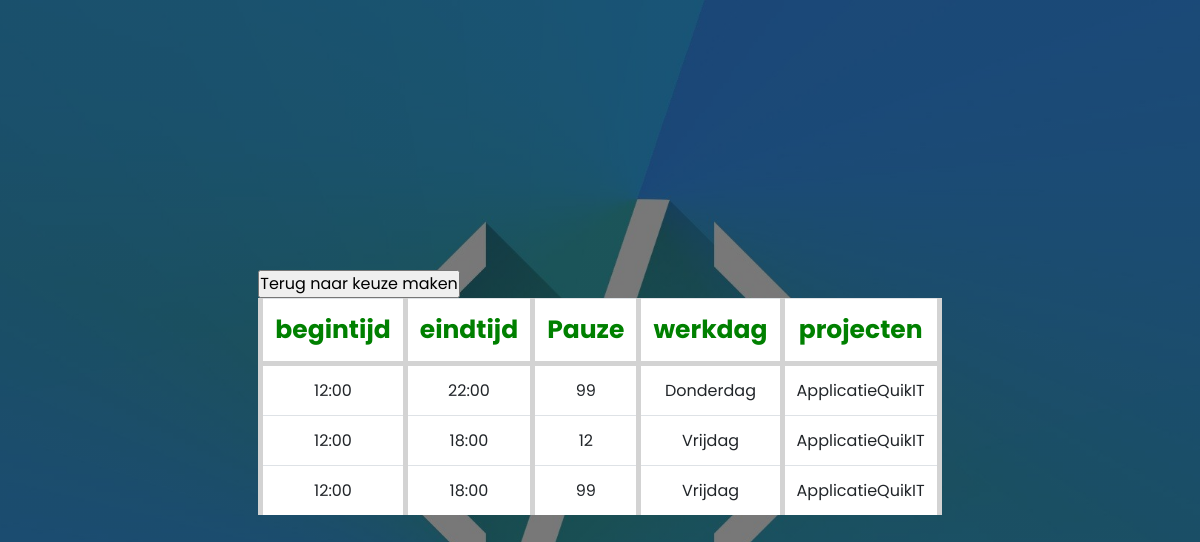
Page /QuikITurenapplicatie/ureninvullen.php on the committed database.
### tables this page shows
CREATE TABLE `uren` (
  `uren_id` int(255) NOT NULL,
  `begintijd` varchar(50) NOT NULL,
  `eindtijd` varchar(50) NOT NULL,
  `pauze` varchar(50) NOT NULL,
  `werkdag` varchar(50) NOT NULL,
  `projecten` varchar(50) NOT NULL
);

### QuikITurenapplicatie/ureninvullen.php (the view, shortened to what this page needs)
<html>
  <head>
    <link rel="stylesheet" href="https://maxcdn.bootstrapcdn.com/bootstrap/4.0.0/css/bootstrap.min.css">
    <link rel="stylesheet" href="overzicht.css">
    </head>
  <body>
  <div class="cont">
    <table class="table">
       <tr>
         <th>begintijd</th>
         <th>eindtijd</th>
         <th>Pauze</th>
         <th>werkdag</th>
         <th>projecten</th>
       </tr>
<?php
        $conn = mysqli_connect("localhost", "root", "", "quikitdatabase");
        $sql = "SELECT * FROM uren";
        $result = mysqli_query($conn, $sql);
        if ($result->num_rows > 0) {
          while ($row = mysqli_fetch_array($result)) {
              echo "<tr class=\"schema\">";
              echo "<td class=\"input\">" . $row['begintijd'] . "</td>";
              echo "<td class=\"input\">" . $row['eindtijd'] . "</td>";
              echo "<td class=\"input\">" . $row['pauze'] . "</td>";
              echo "<td class=\"input\">". $row['werkdag']."</td>";
              echo "<td class=\"input\">" . $row['projecten'] . "</td>";
              echo "</tr>";
            }
        }
        else {
            echo "Geen resultaten";
        }
    ?>
<link rel="stylesheet" type="text/css" href="style.css">
<a href="welcome.php">
     <input type="button" value="Terug naar keuze maken" class="btn2">
     </a>

### QuikITurenapplicatie/overzicht.css (style rules this page uses)
.table { border-style: none; }
th { background-color: white; white-space: pre-wrap; font-size: 25px; color: green; border-left:5px solid #D3D3D3; border-right:5px solid #D3D3D3; border-bottom:5px solid #D3D3D3; }
td { border-left:5px solid #D3D3D3; border-right:5px solid #D3D3D3; }
tr { text-align: center; font-family: 'Segoe UI', Tahoma, Geneva, Verdana, sans-serif; }
.input { background-color: white; }

### QuikITurenapplicatie/style.css (style rules this page uses)
* { margin: 0; padding: 0; box-sizing: border-box; font-family: 'Poppins', sans-serif; }
body { width: 100%; min-height: 100vh; background-image: linear-gradient(rgba(0,0,0,.5), rgba(0,0,0,.5)), url(bg.jpg); background-position: center; background-size: cover; display: flex; justify-content: center; align-items: center; }

### rows in the picture
uren: begintijd "12:00", eindtijd "22:00", pauze "99", werkdag "Donderdag", projecten "ApplicatieQuikIT"
uren: begintijd "12:00", eindtijd "18:00", pauze "12", werkdag "Vrijdag", projecten "ApplicatieQuikIT"
uren: begintijd "12:00", eindtijd "18:00", pauze "99", werkdag "Vrijdag", projecten "ApplicatieQuikIT"
